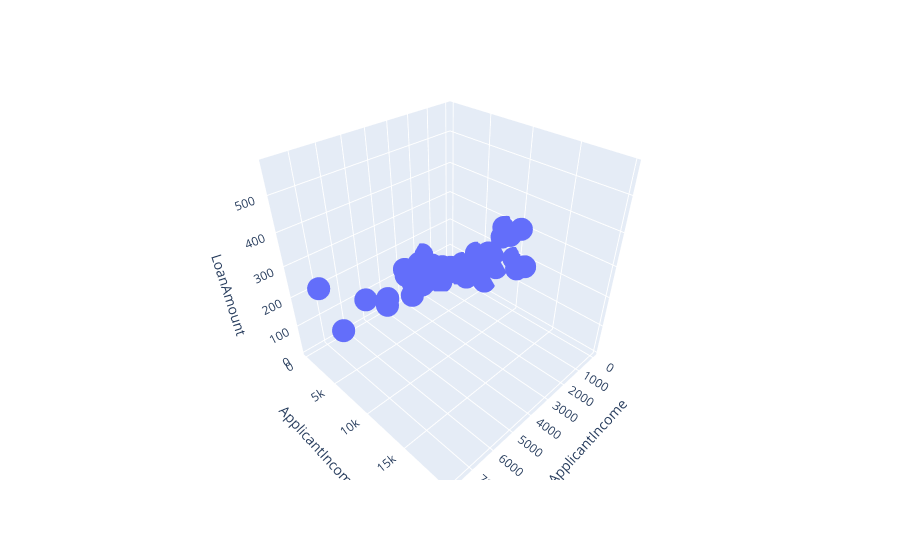

The cell this chart's notebook holds for it:
### Code cell
pe.scatter_3d (
    x="CoApplicantIncome",
    y="ApplicantIncome",
    z="LoanAmount",
    data_frame=result_df
   
)

### Figure 1 — Plotly figure (JSON) as saved in the notebook; plotly's stock layout.template omitted (floating-point values rounded to 4 significant figures)
{"data": [{"hovertemplate": "CoApplicantIncome=%{x}<br>ApplicantIncome=%{y}<br>LoanAmount=%{z}<extra></extra>", "legendgroup": "", "marker": {"color": "#636efa", "symbol": "circle"}, "mode": "markers", "name": "", "scene": "scene", "showlegend": false, "type": "scatter3d", "x": [4486, 3500, 2283, 0, 1717, 0, 3022, 6666, 0, 4595, 0, 1167, 2500, 0, 3274, 2859, 7750, 2583, 0, 0, 1508, 0, 0, 0, 0, 1800, 0, 1800, 1451, 2358, 0, 5266, 0, 0, 0, 0, 0, 0, 2100, 0, 0, 3447, 2275, 1666, 3263, 1086, 2250, 1929, 0, 2500, 1667, 5654, 0, 5701, 2142, 1500, 0, 1644, 2934, 1717], "y": [2330, 3316, 3167, 8333, 4009, 9538, 1000, 2130, 3522, 5726, 6950, 2708, 3400, 4616, 3993, 3357, 4000, 3125, 4895, 7787, 4583, 6033, 4583, 4692, 6277, 150, 4300, 1500, 2333, 2583, 4191, 19730, 3358, 10000, 3988, 7933, 8799, 2178, 14683, 7200, 5649, 4095, 4000, 3000, 4288, 1299, 8080, 2014, 4408, 2600, 3500, 6250, 3500, 2965, 5568, 2653, 2378, 1928, 1800, 2600], "z": [100, 88, 154, 280, 116, 187, 110, 70, 81, 258, 175, 97, 123, 134, 207, 144, 290, 170, 102, 240, 128, 160, 84, 106, 118, 135, 136, 103, 102, 120, 120, 570, 80, 155, 50, 275, 258, 66, 304, 120, 44, 151, 144, 100, 133, 17, 180, 74, 120, 90, 114, 188, 81, 155, 175, 113, 9, 100, 93, 99]}], "layout": {"legend": {"tracegroupgap": 0}, "margin": {"t": 60}, "scene": {"domain": {"x": [0, 1], "y": [0, 1]}, "xaxis": {"title": {"text": "CoApplicantIncome"}}, "yaxis": {"title": {"text": "ApplicantIncome"}}, "zaxis": {"title": {"text": "LoanAmount"}}}}}
